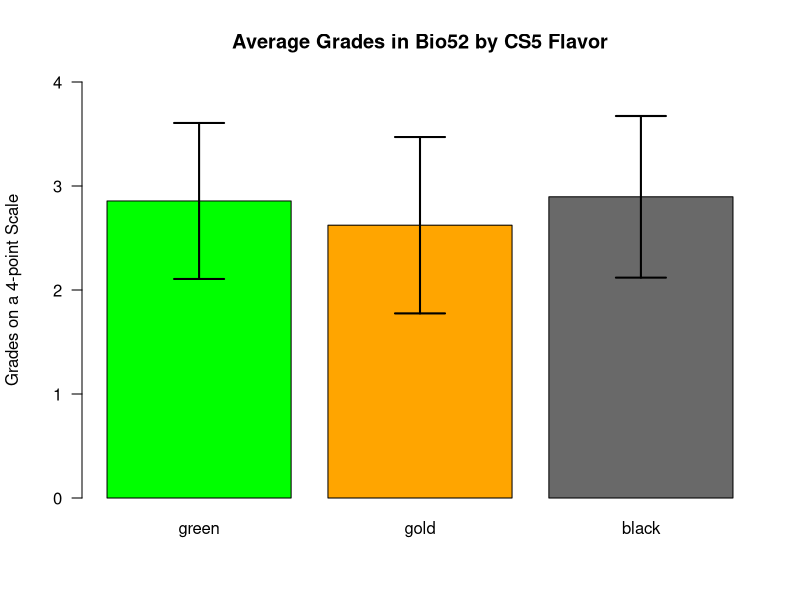

Source code (R):
means <- c(2.856, 2.623, 2.896)
names <- c("green", "gold", "black")
standardDevs <- c(.750, .848, 0.777)
plotTop <- 4
barCenters <- barplot(means, names.arg=names, col=c('green','orange','dimgray'), las=1, ylim=c(0,plotTop),
                      main='Average Grades in Bio52 by CS5 Flavor',ylab = 'Grades on a 4-point Scale')
arrows(barCenters, means-standardDevs, barCenters, means+standardDevs, lwd=2, angle=90, code=3)